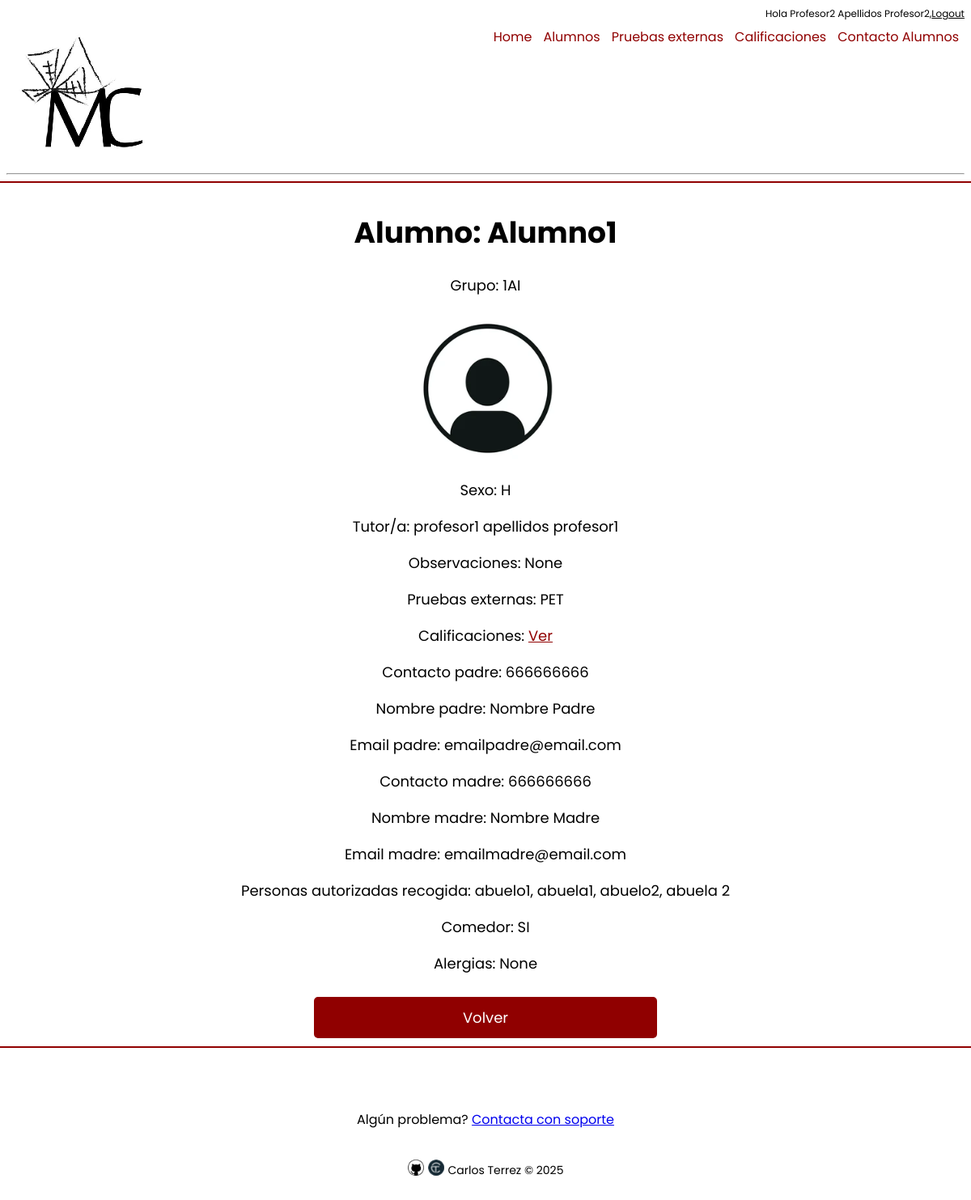
Before: /alumn/1/ (signed in) with the older database file.
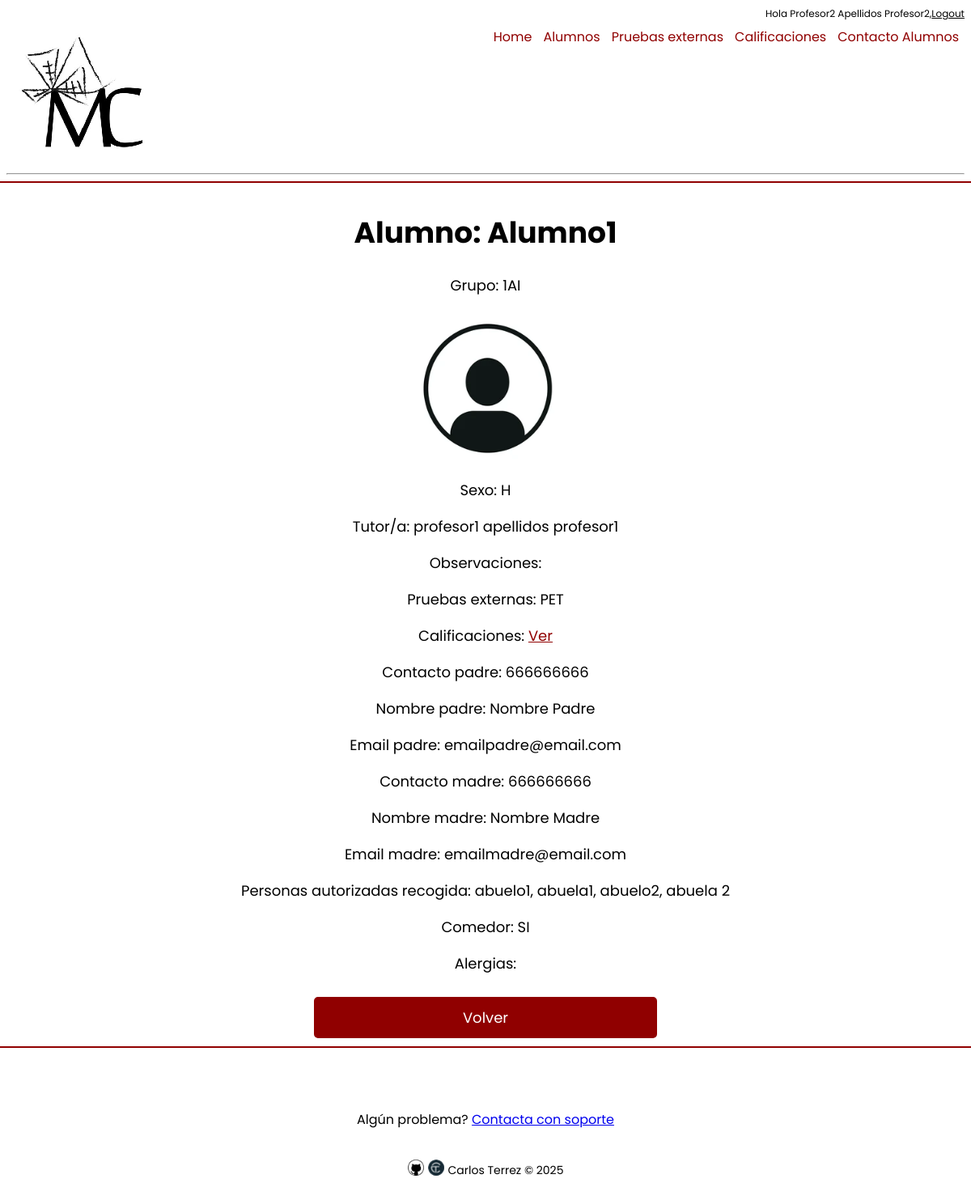
After: the same page with the newer database file.
### core/models.py (models this page shows, shortened)
class User(AbstractBaseUser, PermissionsMixin):
    name = models.CharField(
        gettext_lazy("first_name"), max_length=30, blank=False, null=False
    )
    lastname = models.CharField(
        gettext_lazy("last_name"), max_length=30, blank=False, null=False
    )
    alumns_group = models.CharField(
        gettext_lazy("alumns_group"), choices=GROUP_CHOICES, max_length=10, blank=True, null=True
    )
    email = models.EmailField(gettext_lazy("email_address"), unique=True)
    date_joined = models.DateTimeField(gettext_lazy("date_joined"), auto_now_add=True)
    uuid = models.UUIDField(unique=True, default=uuid.uuid4, editable=False)
    is_staff = models.BooleanField(
        gettext_lazy("staff status"),
        default=False,
        help_text=gettext_lazy(
            "Designates wheter the user can log into this admin site."
        ),
    )
    is_active = models.BooleanField(gettext_lazy("active"), default=True)
    objects = UserManager()
    USERNAME_FIELD = "email"
    REQUIRED_FIELDS = ["name", "lastname"]
    class Meta:
        verbose_name = gettext_lazy("user")
        verbose_name_plural = gettext_lazy("users")
    @property
    def full_name(self):
        full_name = f"{self.name} {self.lastname}"
        return full_name.strip()
    def __str__(self):
        return self.full_name

class Alumn(models.Model):
    Grupo = models.CharField(choices=GROUP_CHOICES, max_length=3, blank=False)
    Nombre = models.CharField(max_length=200, blank=False, null=False)
    Fotografia = models.URLField(max_length=200, blank=True, null = True)
    gender_choices = [
        ("H", "Hombre"),
        ("M", "Mujer"),
        ("NA", "Sin especificar"),
    ]
    Sexo = models.CharField(choices=gender_choices, max_length=2, blank=False)
    Tutor_a = models.ForeignKey(settings.AUTH_USER_MODEL, null = False, blank=False, on_delete=models.DO_NOTHING)
    Observaciones = models.TextField(max_length=300, blank=True, null=True)
    external_tests_choices = [
        ("PET", "PET"),
        ("KET", "KET"),
        ("None", "None"),
    ]
    PET_KET = models.CharField(choices=external_tests_choices, max_length=4, blank=True, default="")
    Calificaciones = models.JSONField(default=dict, blank=True, null=True)
    Telefono_contacto_padre = models.PositiveIntegerField(blank=True, null=True)
    Nombre_padre = models.CharField(max_length=30, blank=True, null=True)
    Email_padre = models.EmailField(blank=True, null=True)
    Telefono_contacto_madre = models.PositiveIntegerField(blank=True, null=True)
    Nombre_madre = models.CharField(max_length=30, blank=True, null=True)
    Email_madre = models.EmailField(blank=True, null=True)
    Personas_autorizadas_recogida = models.TextField(max_length=300, blank=True, null=True)
    comedor_choices = [
        ("SI", "SI"),
        ("NO", "NO"),
    ]
    Comedor = models.CharField(choices=comedor_choices, max_length=2, blank=False)
    Alergias = models.TextField(max_length=300, blank=True, null=True)
    IBAN = models.CharField(max_length=24, blank=True, null=True)
    Titular_cuenta = models.CharField(max_length=30, blank=True, null=True)
    Beca_comedor = models.CharField(choices=comedor_choices, max_length=2, blank=False)
    Pagos_pendientes = models.CharField(max_length=200, blank=True, null=True)
    accede_choices = [
        ("SI", "SI"),
        ("NO", "NO"),
    ]
    Adhesion_Accede = models.CharField(choices=accede_choices, max_length=2, blank=False)
    Senal_Accede = models.CharField(choices=accede_choices, max_length=2, blank=False)
    def __str__(self):
        return self.Nombre
    class Meta:
        ordering = ["Grupo", "Nombre"]

### core/views.py (the view)
# urls.py: path('alumn/<int:pk>/', AlumnDetail.as_view(), name = "alumn"),
class AlumnDetail(LoginRequiredMixin, DetailView):
    model = Alumn
    context_object_name = "alumn"
    template_name = "core/alumn.html"

### core/templates/core/alumn.html (shortened to what this page needs)
{% extends 'core/base.html' %}
{% block content %}
{% load static %}
<head xmlns="http://www.w3.org/1999/html">
</head>
<body>
    <div class="flex-container">
        <div class="detail_view">
            <h1>Alumno: {{alumn}}</h1>
            <p>Grupo: {{alumn.Grupo}}</p>
            <img src="{% static 'core/images/foto_alumno.png' %}" alt="Fotografía de {{ alumn }}" width="200">
            <p>Sexo: {{alumn.Sexo}}</p>
            <p>Tutor/a: {{alumn.Tutor_a}}</p>
            <p>Observaciones: {{alumn.Observaciones}}</p>
            <p>Pruebas externas: {{alumn.PET_KET}}</p>
            <p>Calificaciones: <a href="{% url 'view_califications' alumn.id %}" id="alumn-link" style="text-decoration: underline color:#900000;">Ver</a></p>
            <p>Contacto padre: {{alumn.Telefono_contacto_padre}}</p>
            <p>Nombre padre: {{alumn.Nombre_padre}}</p>
            <p>Email padre: {{alumn.Email_padre}}</p>
            <p>Contacto madre: {{alumn.Telefono_contacto_madre}}</p>
            <p>Nombre madre: {{alumn.Nombre_madre}}</p>
            <p>Email madre: {{alumn.Email_madre}}</p>
            <p>Personas autorizadas recogida: {{alumn.Personas_autorizadas_recogida}}</p>
            <p>Comedor: {{alumn.Comedor}}</p>
            <p>Alergias: {{alumn.Alergias}}</p>
        <a href="{% url 'alumn_list' %}" class="button" style="display: inline-block; text-align: center; width: 400px; font-size: 18px; background:#900000; color: #FFFFFF; padding: 10px; text-decoration: none;">Volver</a>
        </div>
    </div>
</body>
{% endblock content %}

### core/templates/core/base.html (shortened to what this page needs)
<!DOCTYPE html>
<html lang="en">
{% load static %}
<head>
    <link rel="stylesheet" type="text/css" href="{% static 'core/css/main.css' %}">
</head>
<body>
    <div class="flex-container-login" style="justify-content: flex-end">
        {% if request.user.is_authenticated %}
            <p style = "text-align: right">Hola {{request.user|title}}, </p>
            <form  method="post" action="{% url 'logout' %}">
                <button style="float:right" type="submit" class="logout-button">Logout</button>
            </form>
        {% endif %}
    </div>
    <div>
        {% if request.path != '/' and request.path != '/accounts/login/' %}
            <ul class="navbar">
                <li><a href="https://site.educa.madrid.org/cp.cervantes.trescantos/" target="_blank" >
                    <img alt="Logo Cervantes" class="mx-auto d-flex rounded img-fluid mb-3 mb-lg-0" src="{% static 'core/images/Logo_Miguel_Cervantes.jpg' %}"></a>
                </li>
                <li style="float:right"><a href="{% url 'parents_contact' %}" class="{% if request.path == '/parents_contact/' %}current-page{% endif %}">Contacto Alumnos</a></li>
                <li style="float:right"><a href="{% url 'califications' %}" class="{% if request.path == '/califications/' %}current-page{% endif %}">Calificaciones</a></li>
                <li style="float:right"><a href="{% url 'external_tests' %}" class="{% if request.path == '/external_tests/' %}current-page{% endif %}">Pruebas externas</a></li>
                <li style="float:right"><a href="{% url 'alumn_list' %}" class="{% if request.path == '/alumn_list/' %}current-page{% endif %}">Alumnos</a></li>
                <li style="float:right"><a href="{% url 'home' %}">Home</a></li>
            </ul>
        {% else %}
            <section>
                <a href="https://site.educa.madrid.org/cp.cervantes.trescantos/" target="_blank" >
                        <img alt="Logo Cervantes" class="mx-auto d-flex rounded img-fluid mb-3 mb-lg-0" src="{% static 'core/images/Logo_Miguel_Cervantes.jpg' %}"></a>
                <div class="CEIP">CEIP Miguel de Cervantes</div>
            </section>
        {% endif %}
    </div>
<hr>
    {% block content %}{% endblock content %}
    <div style="margin: 60px" class="flex-container">
        <p> Algún problema? <a href="{% url 'contact' %}">Contacta con soporte</a></p>
        <div style="margin: 10px" class="footer-flex-container">
            <div><a href="https://github.com/byDracool"><img style="width:20px;height:20px;" src="{% static 'core/images/github.png' %}"></a></div>
            <div><a href="https://carlosterrez.dev/"><img style="width:20px;height:20px;" src="{% static 'core/images/logoCT.png' %}"></a></div>
            <div><p style="font-size: 14px">Carlos Terrez &copy; 2025</p></div>
        </div>
    </div>
</body>
</html>

### core/static/core/css/main.css (style rules this page uses)
* { font-family: "Poppins", sans-serif; }
body { background: #FFFFFF; }
.button { border: 2px solid #900000; background-color: #FFFFFF; color: #000000; padding: 10px; font-size: 14px; border-radius: 5px; cursor: pointer; text-decoration: none; margin-top: 10px; }
.footer-flex-container { display: flex; flex-direction: row; align-items: center; text-align: center; justify-content: center; gap: 5px; }
.flex-container { display: flex; flex-direction: column; align-items: center; text-align: center; }
.flex-container-login { display: flex; flex-direction: row; align-items: center; text-align: right; justify-content: flex-end; margin: 0; padding: 0; }
.flex-container-login p { margin: 0; padding: 0; font-size: 12px; }
.flex-container-login form { display: inline-block; margin: 0; padding: 0; width: auto; }

### core/templates/core/base.html (style rules this page uses)
ul { list-style-type: none; margin: 0; padding: 0; overflow: hidden; }
li { float: left; }
li a { display: block; color: #900000; text-align: center; padding: 7px; text-decoration: none; }
.logout-button { all: unset; font-size: 12px; text-decoration: underline; background-color: #FFFFFF; border: none; cursor: pointer; text-align: right; display: inline; }

### core/templates/core/alumn.html (style rules this page uses)
.detail_view { width: 1200px; border: 2px solid #900000; background-color: #FFFFFF; color: #000000; padding: 10px; font-size: 18px; border-radius: 5px; cursor: pointer; text-decoration: none; flex-direction: column; text-align: center; font-family: 'Poppins', sans-serif; align-items: center; }
#alumn-link { color: #900000; }

Changed rows visible on the page:
changed Alumn "Alumno1": Observaciones "None" → (not shown); Alergias "None" → (not shown)
